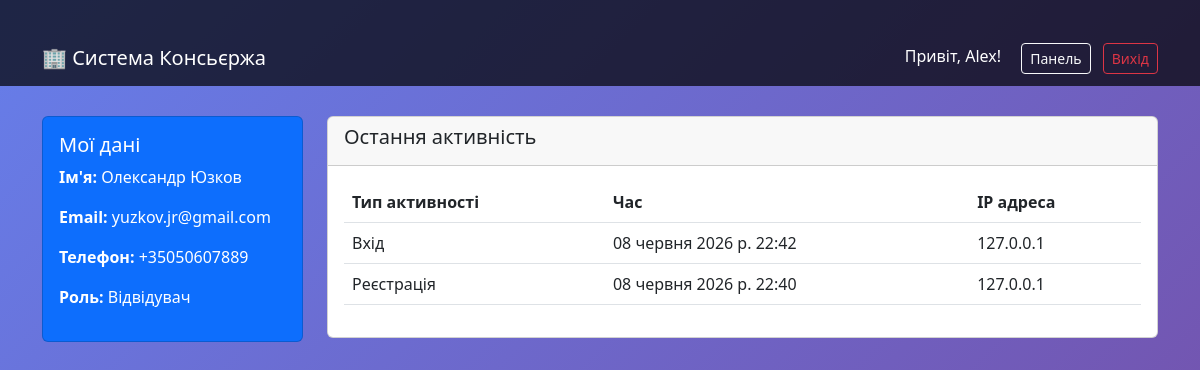
Page /users/dashboard/ (signed in) on the committed database.
### users/models.py (models this page shows, shortened)
class CustomUser(AbstractUser):
    ROLE_CHOICES = [
        ('visitor', 'Відвідувач'),
        ('concierge', 'Консьєрж'),
        ('admin', 'Адміністратор'),
    ]
    phone = models.CharField(
        max_length=20,
        blank=True,
        verbose_name='Телефон'
    )
    role = models.CharField(
        max_length=20,
        choices=ROLE_CHOICES,
        default='visitor',
        verbose_name='Роль користувача'
    )
    is_concierge = models.BooleanField(
        default=False,
        verbose_name='Консьєрж'
    )
    is_admin_user = models.BooleanField(
        default=False,
        verbose_name='Адміністратор'
    )
    date_joined = models.DateTimeField(
        auto_now_add=True,
        verbose_name='Дата реєстрації'
    )
    last_login = models.DateTimeField(
        auto_now=True,
        verbose_name='Останній вхід'
    )
    class Meta:
        verbose_name = 'Користувач'
        verbose_name_plural = 'Користувачі'
        ordering = ['-date_joined']
    def is_staff_user(self):
        return self.is_concierge or self.is_admin_user

class UserActivityLog(models.Model):
    ACTIVITY_CHOICES = [
        ('login', 'Вхід'),
        ('logout', 'Вихід'),
        ('register', 'Реєстрація'),
        ('update', 'Оновлення'),
    ]
    user = models.ForeignKey(
        CustomUser,
        on_delete=models.CASCADE,
        related_name='activity_logs',
        verbose_name='Користувач'
    )
    activity_type = models.CharField(
        max_length=20,
        choices=ACTIVITY_CHOICES,
        verbose_name='Тип активності'
    )
    timestamp = models.DateTimeField(
        auto_now_add=True,
        verbose_name='Час'
    )
    ip_address = models.GenericIPAddressField(
        null=True,
        blank=True,
        verbose_name='IP адреса'
    )
    details = models.TextField(
        blank=True,
        verbose_name='Деталі'
    )
    class Meta:
        verbose_name = 'Лог активності'
        verbose_name_plural = 'Логи активності'
        ordering = ['-timestamp']

### users/views.py (the view)
# urls.py: path('dashboard/', views.DashboardView.as_view(), name='dashboard'),
class DashboardView(LoginRequiredMixin, View):
    template_name = 'users/dashboard.html'
    login_url = 'users:login'
    def get(self, request):
        user = request.user
        activity_logs = UserActivityLog.objects.filter(user=user)[:10]
        context = {
            'user': user,
            'activity_logs': activity_logs,
            'role_display': user.get_role_display(),
            'is_staff': user.is_staff_user(),
        }
        return render(request, self.template_name, context)

### templates/users/dashboard.html (shortened to what this page needs)
{% extends 'base.html' %}
{% block content %}
<div class="row">
    <div class="col-md-3">
        <div class="card text-white bg-primary mb-3">
            <div class="card-body">
                <h5 class="card-title">Мої дані</h5>
                <p><strong>Ім'я:</strong> {{ user.first_name }} {{ user.last_name }}</p>
                <p><strong>Email:</strong> {{ user.email }}</p>
                <p><strong>Телефон:</strong> {{ user.phone }}</p>
                <p><strong>Роль:</strong> {{ role_display }}</p>
            </div>
        </div>
    </div>
    <div class="col-md-9">
        <div class="card">
            <div class="card-header">
                <h5>Остання активність</h5>
            </div>
            <div class="card-body">
                {% if activity_logs %}
                    <table class="table">
                        <thead>
                            <tr>
                                <th>Тип активності</th>
                                <th>Час</th>
                                <th>IP адреса</th>
                            </tr>
                        </thead>
                        <tbody>
                            {% for log in activity_logs %}
                                <tr>
                                    <td>{{ log.get_activity_type_display }}</td>
                                    <td>{{ log.timestamp }}</td>
                                    <td>{{ log.ip_address }}</td>
                                </tr>
                            {% endfor %}
                        </tbody>
                    </table>
                {% else %}
                    <p>Немає активності</p>
                {% endif %}
            </div>
        </div>
    </div>
</div>
{% endblock %}

### templates/base.html (shortened to what this page needs)
<!DOCTYPE html>
<html lang="uk">
<head>
    <link href="https://cdn.jsdelivr.net/npm/bootstrap@5.3.0/dist/css/bootstrap.min.css" rel="stylesheet">
</head>
<body>
    <nav class="navbar navbar-expand-lg navbar-dark">
        <div class="container">
            <a class="navbar-brand" href="/">🏢 Система Консьєржа</a>
            <div class="ms-auto">
                {% if user.is_authenticated %}
                    <span class="text-white me-3">Привіт, {{ user.username }}!</span>
                    <a class="btn btn-outline-light btn-sm me-2" href="{% url 'users:dashboard' %}">Панель</a>
                    <a class="btn btn-outline-danger btn-sm" href="{% url 'users:logout' %}">Вихід</a>
                {% else %}
                    <a class="btn btn-outline-light btn-sm me-2" href="{% url 'users:login' %}">Вхід</a>
                    <a class="btn btn-light btn-sm" href="{% url 'users:register' %}">Реєстрація</a>
                {% endif %}
            </div>
        </div>
    </nav>
    <div class="container">
        {% block content %}{% endblock %}
    </div>
</body>
</html>

### templates/base.html (style rules this page uses)
body { background: linear-gradient(135deg, #667eea 0%, #764ba2 100%); min-height: 100vh; }
.navbar { background-color: rgba(0, 0, 0, 0.7); }
.container { margin-top: 30px; }

### rows in the picture
CustomUser: username "Alex", first_name "Олександр", last_name "Юзков", email "yuzkov.jr@gmail.com", phone "+35050607889"
UserActivityLog: activity_type "Вхід", timestamp "08 червня 2026 р. 22:42", ip_address "127.0.0.1"
UserActivityLog: activity_type "Реєстрація", timestamp "08 червня 2026 р. 22:40", ip_address "127.0.0.1"

### other values in the picture
{{ role_display }} "Відвідувач"
